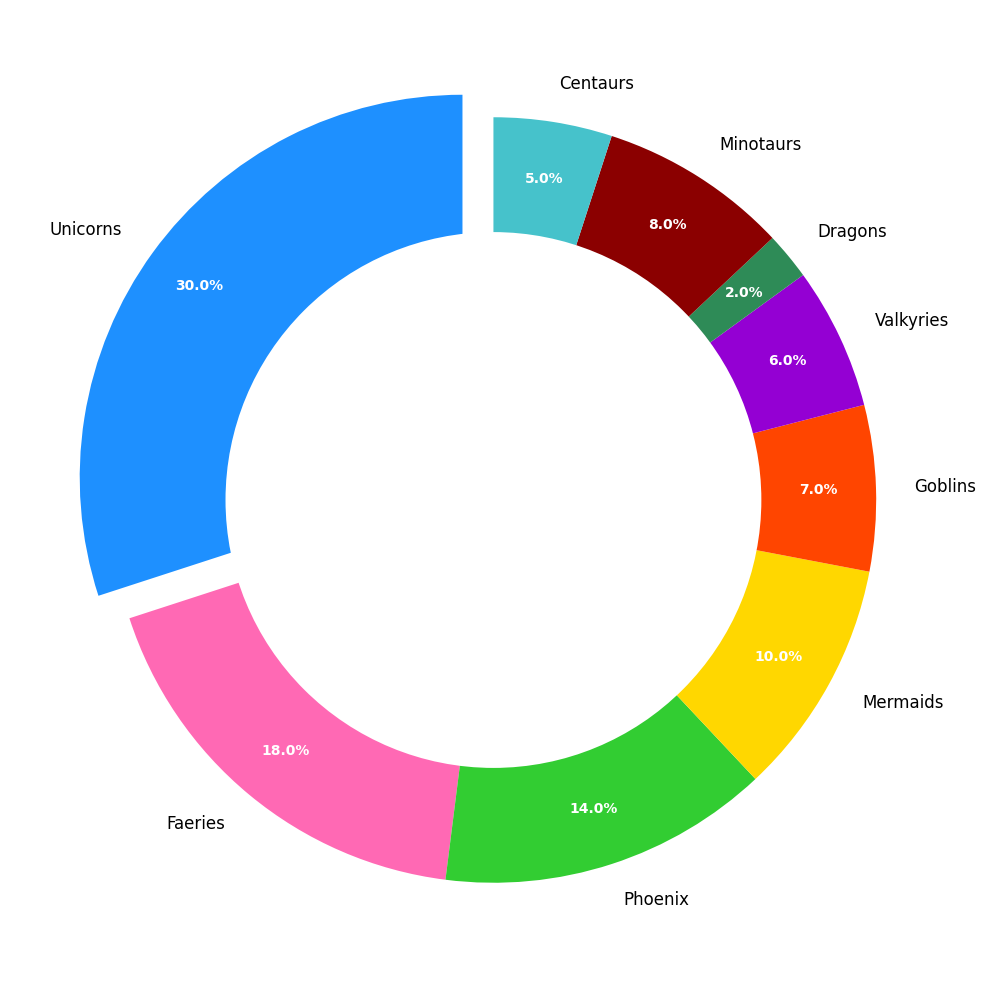

Generate this figure with Python:
import matplotlib.pyplot as plt

creatures = ['Unicorns', 'Faeries', 'Phoenix', 'Mermaids', 'Goblins', 'Valkyries', 'Dragons', 'Minotaurs', 'Centaurs']
popularity = [30, 18, 14, 10, 7, 6, 2, 8, 5]
colors = ['#1E90FF', '#FF69B4', '#32CD32', '#FFD700', '#FF4500', '#9400D3', '#2E8B57', '#8B0000', '#46C2CB']
explode = [0.1 if creature == 'Unicorns' else 0 for creature in creatures]

plt.figure(figsize=(10, 10))
wedges, texts, autotexts = plt.pie(
    popularity, 
    explode=explode, 
    labels=creatures, 
    autopct='%1.1f%%', 
    startangle=90, 
    colors=colors, 
    pctdistance=0.85
)

plt.setp(autotexts, size=10, color="white", weight="bold")
plt.setp(texts, size=12)

# Adding a white circle at the center to transform pie into a donut chart
centre_circle = plt.Circle((0, 0), 0.70, fc='white')
fig = plt.gcf()
fig.gca().add_artist(centre_circle)

plt.tight_layout()
plt.show()
